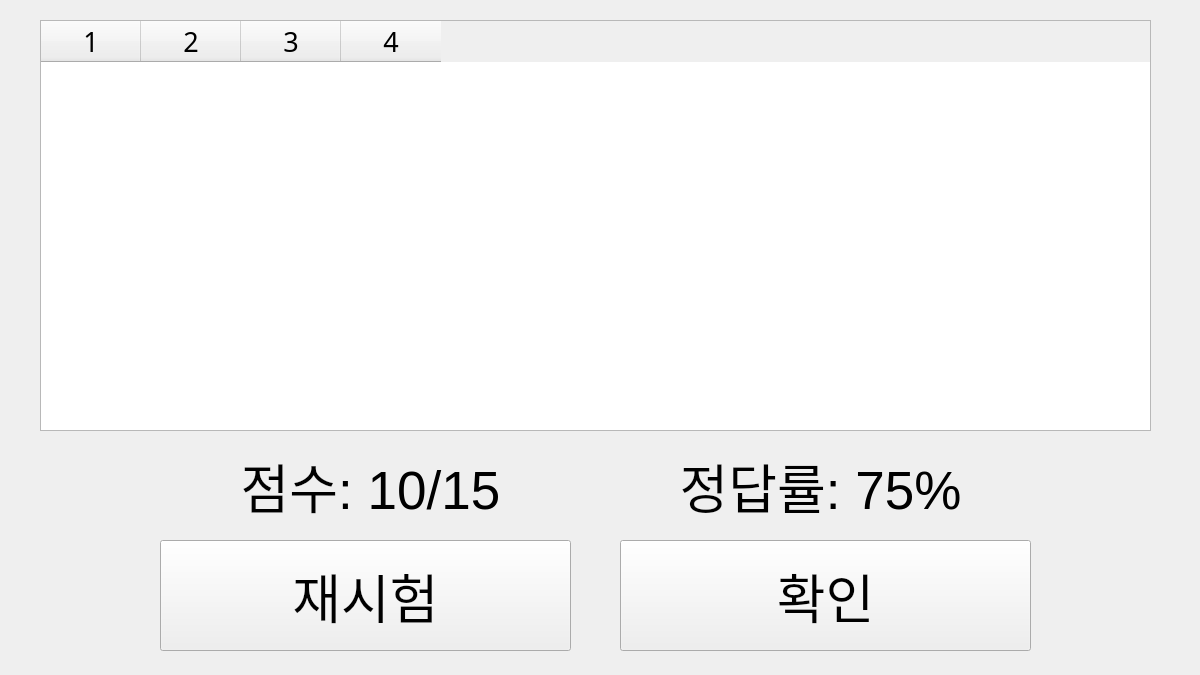
<?xml version="1.0" encoding="UTF-8"?>
<ui version="4.0">
 <class>Form</class>
 <widget class="QWidget" name="Form">
  <property name="geometry">
   <rect>
    <x>0</x>
    <y>0</y>
    <width>1200</width>
    <height>675</height>
   </rect>
  </property>
  <property name="windowTitle">
   <string>Form</string>
  </property>
  <widget class="QPushButton" name="QuizMenuButton">
   <property name="geometry">
    <rect>
     <x>620</x>
     <y>540</y>
     <width>411</width>
     <height>111</height>
    </rect>
   </property>
   <property name="font">
    <font>
     <pointsize>40</pointsize>
    </font>
   </property>
   <property name="text">
    <string>확인</string>
   </property>
  </widget>
  <widget class="QTableWidget" name="resultTable">
   <property name="geometry">
    <rect>
     <x>40</x>
     <y>20</y>
     <width>1111</width>
     <height>411</height>
    </rect>
   </property>
   <property name="font">
    <font>
     <family>굴림</family>
     <pointsize>20</pointsize>
    </font>
   </property>
   <property name="rowCount">
    <number>0</number>
   </property>
   <property name="columnCount">
    <number>4</number>
   </property>
   <column/>
   <column/>
   <column/>
   <column/>
  </widget>
  <widget class="QPushButton" name="RetryButton">
   <property name="geometry">
    <rect>
     <x>160</x>
     <y>540</y>
     <width>411</width>
     <height>111</height>
    </rect>
   </property>
   <property name="font">
    <font>
     <pointsize>40</pointsize>
    </font>
   </property>
   <property name="text">
    <string>재시험</string>
   </property>
  </widget>
  <widget class="QLabel" name="scoreLabel">
   <property name="geometry">
    <rect>
     <x>170</x>
     <y>450</y>
     <width>401</width>
     <height>71</height>
    </rect>
   </property>
   <property name="font">
    <font>
     <pointsize>40</pointsize>
    </font>
   </property>
   <property name="text">
    <string>점수: 10/15</string>
   </property>
   <property name="alignment">
    <set>Qt::AlignCenter</set>
   </property>
  </widget>
  <widget class="QLabel" name="scorePercentLabel">
   <property name="geometry">
    <rect>
     <x>620</x>
     <y>450</y>
     <width>401</width>
     <height>71</height>
    </rect>
   </property>
   <property name="font">
    <font>
     <pointsize>40</pointsize>
    </font>
   </property>
   <property name="text">
    <string>정답률: 75%</string>
   </property>
   <property name="alignment">
    <set>Qt::AlignCenter</set>
   </property>
  </widget>
 </widget>
 <resources/>
 <connections/>
</ui>
